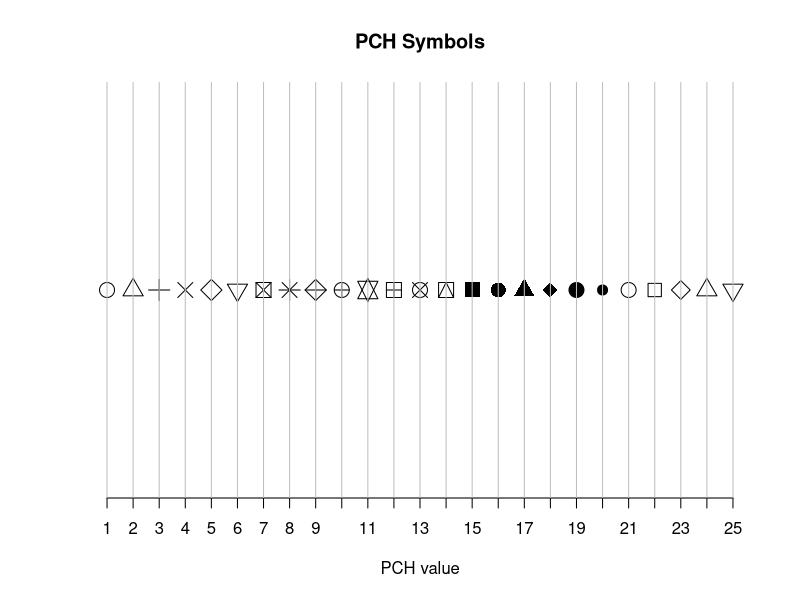

Write R code to recreate this figure.
## ---- chunk 1
plot(1:25,rep(15,25),pch=1:25,cex=2,axes=F,main="PCH Symbols",xlab="PCH value",ylab="") #Formed a chart of PCH symbols without axes
axis(1,at=1:25) #Added numbered x-axis
segments(x0=1:25,x1=1:25,y0=0,y1=30,col="gray") #Drew x-axis lines with line segments
